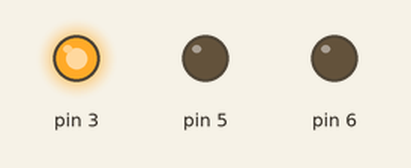
Simulated run of this sketch. Board: Arduino Uno, built with avr-gcc and run on an emulated ATmega328P. On the bench: output pins drawn as LEDs (lit = HIGH).

Above: at 0.05 s.
At 0.9 s:
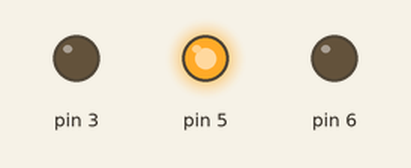
At 1.3 s:
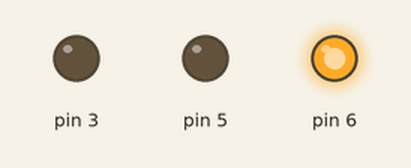
At 1.75 s:
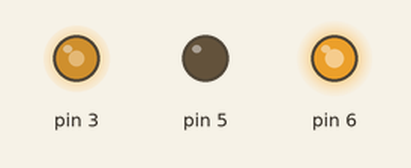
At 2.6 s:
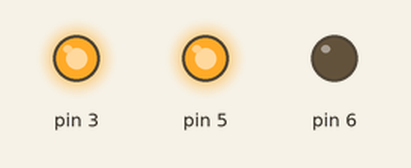
At 3.5 s:
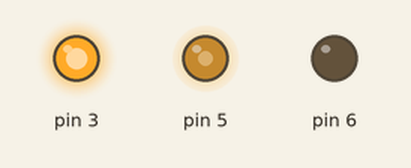
Timing chart, 0 to 8.1 s (numbered marks = the images above):
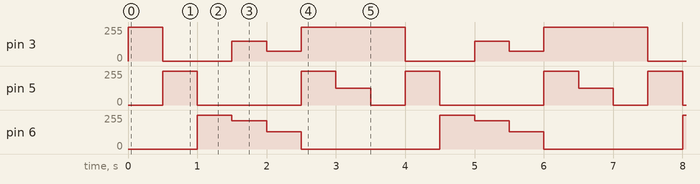

Measured:
- by itself, pin 3: repeats every 3.5 s: 0/255 1.0 s, 148/255 0.50 s, 75/255 0.50 s, 255/255 1.5 s
- by itself, pin 5: repeats every 3.5 s: 0/255 1.5 s, 255/255 0.50 s, 127/255 0.50 s, 0/255 0.50 s, 255/255 0.50 s
- by itself, pin 6: repeats every 3.5 s: 211/255 0.50 s, 130/255 0.50 s, 0/255 2.0 s, 255/255 0.50 s

The sketch:

RAINBOW.ino
```cpp
int r=3;
int g=5;
int y=6;

void setup() {
  pinMode(3,OUTPUT);
  pinMode(5,OUTPUT);
  pinMode(6,OUTPUT);


  // put your setup code here, to run once:

}

void loop() {

  analogWrite(3,255);
    analogWrite(5,0);    //red
  analogWrite(6,0);
  delay(500);
analogWrite(3,0);
    analogWrite(5,255);    //green
  analogWrite(6,0);
  delay(500);

analogWrite(3,0);
    analogWrite(5,0);    //blue
  analogWrite(6,255);
  delay(500);
analogWrite(3,148);   //violet
    analogWrite(5,0);
  analogWrite(6,211);
  delay(500);

analogWrite(3,75);
    analogWrite(5,0);   //purple
  analogWrite(6,130);
  delay(500);
analogWrite(3,255);
    analogWrite(5,255);   //yellow
  analogWrite(6,0);
  delay(500);
  analogWrite(3,255);
    analogWrite(5,127);   //orange
  analogWrite(6,0);
  delay(500);


  // put your main code here, to run repeatedly:

}
```
